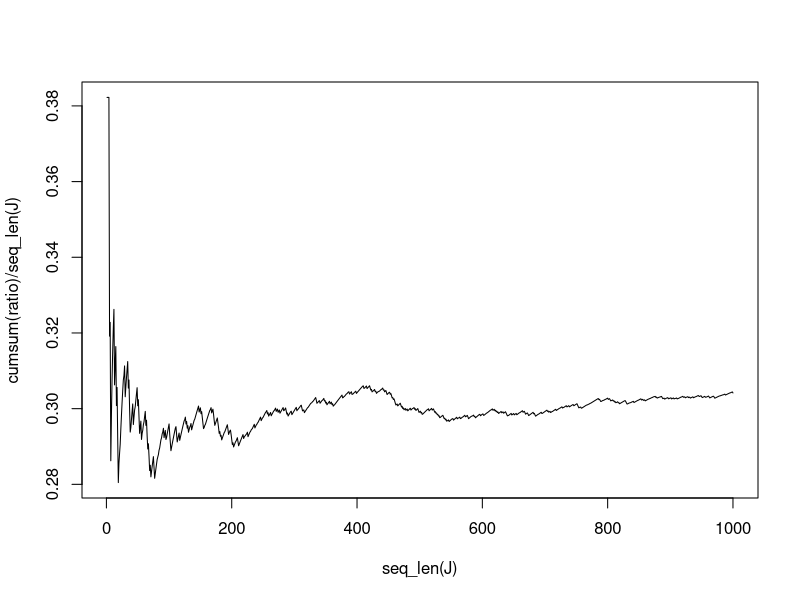

Recreate this plot in R.
# test2
M = 2
N = 5
T = 200
b = 1
bprime = 0.7
d = 0.5
rho = 0.7

pop = 100

J = 1000

A_1 <- rbind(c(0,b,b,b,0), cbind(diag(1,N-1), rep(0,N-1)))
A_1[N,N-1] <- d

A_2 <- rbind(c(0,bprime,bprime,bprime,0), cbind(rho * diag(1,N-1), rep(0,N-1)))

v_0 <- pop * c(0.3, 0.2, 0.2, 0.2, 0.1)
ratio = numeric(J)

for (j in seq_len(J)){
  
  v <- v_0
  for (t in seq_len(T)){
    
    rdm = runif(1)
    
    if (rdm < 0.8){
      A = A_1
    }
    
    else A = A_2
    
    if (t == T){
      
      ratio[j] = log(sum(A %*% v)) - log(sum(v))
    }
    
    else v <- A %*% v
  }
  
}

print(mean(ratio))
plot(seq_len(J), cumsum(ratio) / seq_len(J), type='l')